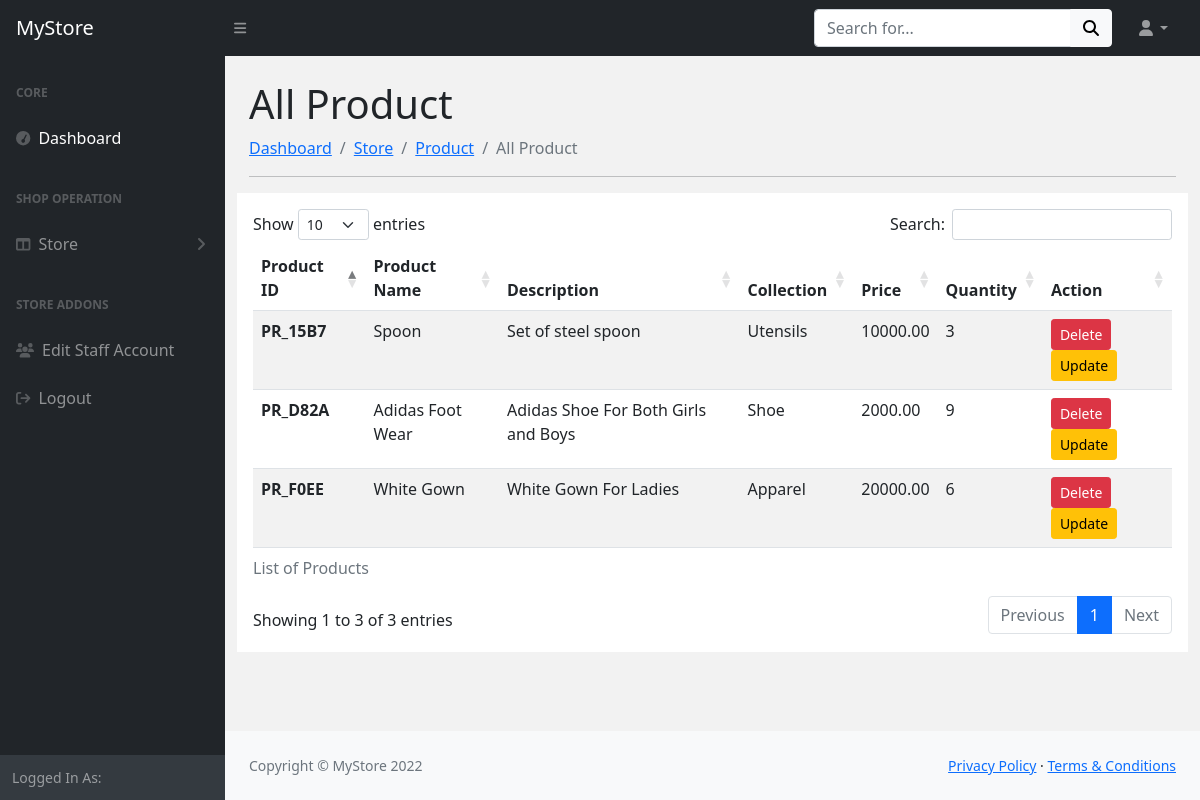
Screenshot of /products/ with the database file from the repository.
### store/models.py (models this page shows, shortened)
class Product(models.Model):
	product_id = models.CharField(max_length=255,primary_key=True)
	name = models.CharField(max_length=255,verbose_name='Product Name')
	description = models.TextField(verbose_name="Product Description")
	price = models.DecimalField(max_digits=8,decimal_places=2,validators=[MinValueValidator(1)])
	slug= models.SlugField()
	collection = models.ForeignKey(Collection, on_delete=models.CASCADE,related_name='products')
	quantity = models.PositiveSmallIntegerField(validators=[MinValueValidator(1)])
	at_created = models.DateTimeField(auto_now=True)
	at_updated = models.DateTimeField(auto_now_add=True)
	image= models.ImageField(upload_to='store/image',null=True,blank=True)
	user = models.ForeignKey(settings.AUTH_USER_MODEL, on_delete=models.PROTECT,null=True)

class Collection(models.Model):
	title = models.CharField(max_length=255)

### store/views.py (the view)
# urls.py: path('products/',views.all_product,name='products'),
def all_product(request):
	products = models.Product.objects.select_related('collection').all()
	context={'products':products}
	return render(request, 'store/products.html',context)

### store/templates/store/products.html (shortened to what this page needs)
{% extends 'Dashboard/base.html' %}
{% block content %}
<h1 class="mt-4">All Product</h1>
<nav aria-label="Page breadcrumb">
    <ol class="breadcrumb">
        <li class="breadcrumb-item"><a href="{% url 'store:dashboard' %}">Dashboard</a></li>
        <li class="breadcrumb-item"><a href="#">Store</a></li>
        <li class="breadcrumb-item"><a href="#">Product</a></li>
        <li class="breadcrumb-item active" aria-current="page">All Product</li>
    </ol>
</nav>
<hr>
<div class="row">
	<div class="table-responsive bg-white p-3">
		<table class="table table-striped table-hover" id="table-data">
		  <caption>List of Products</caption>
		  <thead class="thead-dark">
		    <tr>
		      <th scope="col">Product ID</th>
		      <th scope="col">Product Name</th>
		      <th scope="col">Description</th>
		      <th scope="col">Collection</th>
		      <th scope="col">Price</th>
		      <th scope="col">Quantity</th>
		      <th scope="col">Action</th>
		    </tr>
		  </thead>
		  <tbody>
		  	{% for product in products %}
		    <tr>
		      <th scope="row">{{product.product_id}}</th>
		      <td>{{product.name}}</td>
		      <td>{{product.description}}</td>
		      <td>{{product.collection.title}}</td>
		      <td>{{product.price}}</td>
		      <td>{{product.quantity}}</td>
		      <td>
				<a href="{% url 'store:delete_product' product.slug %}" class="btn btn-danger btn-sm">Delete</a>
				<a href="{% url 'store:update_product' product.slug %}" class="btn btn-warning btn-sm">Update</a>
			  </td>
		    </tr>
		    {% endfor %}
		  </tbody>
		</table>
	</div>
</div>
{% endblock content %}

### templates/Dashboard/base.html (shortened to what this page needs)
{% load static %}
<!DOCTYPE html>
<html lang="en">
    <head>
        <link href="https://cdn.jsdelivr.net/npm/simple-datatables@latest/dist/style.css" rel="stylesheet" />
        <link href="{% static 'css/styles.css' %}" rel="stylesheet" />
        <link rel="stylesheet" type="text/css" href="{% static 'font-awesome-4.7.0/css/font-awesome.min.css' %}">
        <link rel="stylesheet" type="text/css" href="{% static 'datatables/datatables.min.css' %}">
    </head>
    <body class="sb-nav-fixed">
        {% include 'Dashboard/includes/_topbar.html' %}
        <div id="layoutSidenav">
            {% include 'Dashboard/includes/_sidebar.html' %}
            <div id="layoutSidenav_content">
                <main>
                    <div class="container-fluid px-4">
                       {% block content %}
                       {% endblock content %}
                    </div>
                </main>
                {% include 'Dashboard/includes/_footer.html' %}
            </div>
        </div>
    </body>
</html>

### templates/Dashboard/includes/_topbar.html (shortened to what this page needs)
<nav class="sb-topnav navbar navbar-expand navbar-dark bg-dark ">
            <a class="navbar-brand ps-3" href="{% url 'store:dashboard' %}">MyStore</a>
            <button class="btn btn-link btn-sm order-1 order-lg-0 me-4 me-lg-0" id="sidebarToggle" href="#!"><i class="fa fa-bars"></i></button>
            <form class="d-none d-md-inline-block form-inline ms-auto me-0 me-md-3 my-2 my-md-0">
                <div class="input-group">
                    <input class="form-control" type="text" placeholder="Search for..." aria-label="Search for..." aria-describedby="btnNavbarSearch" />
                    <button class="btn btn-light" id="btnNavbarSearch" type="button"><i class="fa fa-search"></i></button>
                </div>
            </form>
            <ul class="navbar-nav ms-auto ms-md-0 me-3 me-lg-4 ">
                <li class="nav-item dropdown">
                    <a class="nav-link dropdown-toggle" id="navbarDropdown" href="#" role="button" data-bs-toggle="dropdown" aria-expanded="false"><i class="fa fa-user fa-fw"></i></a>
                </li>
            </ul>
        </nav>

### templates/Dashboard/includes/_sidebar.html (shortened to what this page needs)
 <div id="layoutSidenav_nav">
    <nav class="sb-sidenav accordion sb-sidenav-dark " id="sidenavAccordion">
        <div class="sb-sidenav-menu text-white">
            <div class="nav text-white" style="color:white !important;">
                <div class="sb-sidenav-menu-heading " >Core</div>
                <a class="nav-link text-white" href="{% url 'store:dashboard' %}">
                    <div class="sb-nav-link-icon "><i class="fa fa-tachometer"></i></div>
                    Dashboard
                </a>
                <div class="sb-sidenav-menu-heading ">SHOP OPERATION</div>
                <a class="nav-link collapsed" id="store" href="#" data-bs-toggle="collapse" data-bs-target="#collapseLayouts" aria-expanded="false" aria-controls="collapseLayouts">
                    <div class="sb-nav-link-icon"><i class="fa fa-columns"></i></div>
                    Store
                    <div class="sb-sidenav-collapse-arrow"><i class="fa fa-angle-down"></i></div>
                </a>
                <div class="sb-sidenav-menu-heading ">Store Addons</div>
                <a class="nav-link" href="{% url 'store:edit_staff_account' %}">
                    <div class="sb-nav-link-icon"><i class="fa fa-users"></i></div>
                    Edit Staff Account
                </a>
                <a class="nav-link" href="{% url 'accounts:logout' %}">
                    <div class="sb-nav-link-icon"><i class="fa fa-sign-out"></i></div>
                    Logout
                </a>
            </div>
        </div>
        <div class="sb-sidenav-footer" style="text-transform: capitalize;">
            <div class="small">Logged in as:</div>
        </div>
    </nav>
</div>

### templates/Dashboard/includes/_footer.html
<footer class="py-4 bg-light mt-auto">
                    <div class="container-fluid px-4">
                        <div class="d-flex align-items-center justify-content-between small">
                            <div class="text-muted">Copyright &copy; MyStore 2022</div>
                            <div>
                                <a href="#">Privacy Policy</a>
                                &middot;
                                <a href="#">Terms &amp; Conditions</a>
                            </div>
                        </div>
                    </div>
                </footer>

### templates/Dashboard/base.html (style rules this page uses)
#layoutSidenav_content { background-color: #f2f2f2 !important; }

### rows the page displays
Product: product_id "PR_F0EE", name "White Gown", description "White Gown For Ladies", collection "Apparel", price "20000.00", quantity "6"
Product: product_id "PR_D82A", name "Adidas Foot Wear", description "Adidas Shoe For Both Girls and Boys", collection "Shoe", price "2000.00", quantity "9"
Product: product_id "PR_15B7", name "Spoon", description "Set of steel spoon", collection "Utensils", price "10000.00", quantity "3"
